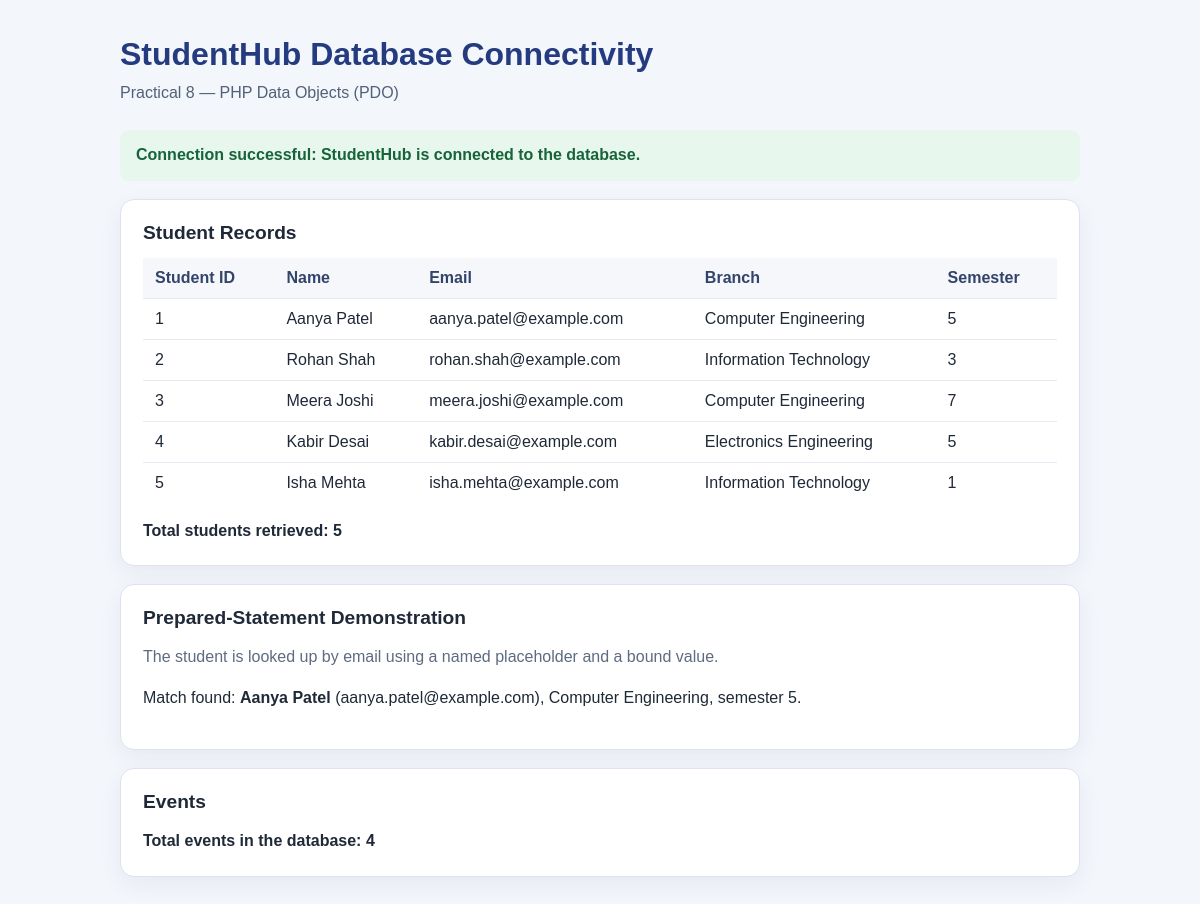
The page /test_connection.php on the database its author committed.
### tables this page shows
CREATE TABLE IF NOT EXISTS students (
    student_id INT UNSIGNED NOT NULL AUTO_INCREMENT,
    full_name VARCHAR(100) NOT NULL,
    email VARCHAR(254) NOT NULL,
    branch VARCHAR(100) NOT NULL,
    semester TINYINT UNSIGNED NOT NULL,
    PRIMARY KEY (student_id),
    UNIQUE KEY uq_students_email (email),
    CONSTRAINT chk_students_semester CHECK (semester BETWEEN 1 AND 12)
);

### test_connection.php (the view, shortened to what this page needs)
<?php
$students = [];
$studentCount = 0;
$eventCount = 0;
$matchedStudent = null;
$connectionError = null;
$connectionSucceeded = false;
$studentQuerySucceeded = false;
$eventQuerySucceeded = false;
$demoQuerySucceeded = false;
$demoEmail = 'aanya.patel@example.com';
try {
    require_once __DIR__ . '/db.php';
    $connectionSucceeded = true;
    $studentStatement = $pdo->prepare(
        'SELECT student_id, full_name, email, branch, semester
         FROM students
         ORDER BY student_id'
    );
    $studentStatement->execute();
    $students = $studentStatement->fetchAll();
    $studentCount = count($students);
    $studentQuerySucceeded = true;
    $eventStatement = $pdo->prepare('SELECT COUNT(*) FROM events');
    $eventStatement->execute();
    $eventCount = (int) $eventStatement->fetchColumn();
    $eventQuerySucceeded = true;
    $emailStatement = $pdo->prepare(
        'SELECT student_id, full_name, email, branch, semester
         FROM students
         WHERE email = :email'
    );
    $emailStatement->bindValue(':email', $demoEmail, PDO::PARAM_STR);
    $emailStatement->execute();
    $matchedStudent = $emailStatement->fetch();
    $demoQuerySucceeded = true;
} catch (PDOException $exception) {
    error_log('StudentHub practical query failed: ' . $exception->getMessage());
    $queryError = 'The database was reached, but a practical query could not be completed. Check the schema and try again.';
} catch (RuntimeException $exception) {
    $connectionError = $exception->getMessage();
}
function escapeHtml($value)
{
    return htmlspecialchars((string) $value, ENT_QUOTES | ENT_SUBSTITUTE, 'UTF-8');
}
?>
<!DOCTYPE html>
<html lang="en">
<head>
</head>
<body>
<main>
    <h1>StudentHub Database Connectivity</h1>
    <p class="intro">Practical 8 — PHP Data Objects (PDO)</p>
    <?php if ($connectionSucceeded): ?>
        <p class="status success">Connection successful: StudentHub is connected to the database.</p>
    <?php elseif ($connectionError !== null): ?>
        <p class="status error"><?= escapeHtml($connectionError) ?></p>
        <p class="muted">Check that Apache and MySQL are running, the schema has been imported, and the settings in <code>db.php</code> match your XAMPP MySQL setup.</p>
    <?php endif; ?>
    <?php if ($connectionSucceeded): ?>
        <section class="card">
            <h2>Student Records</h2>
            <?php if (!$studentQuerySucceeded): ?>
                <p class="muted">Student records could not be retrieved.</p>
            <?php elseif ($studentCount > 0): ?>
                <div class="table-wrap">
                    <table>
                        <thead>
                            <tr>
                                <th>Student ID</th>
                                <th>Name</th>
                                <th>Email</th>
                                <th>Branch</th>
                                <th>Semester</th>
                            </tr>
                        </thead>
                        <tbody>
                        <?php foreach ($students as $student): ?>
                            <tr>
                                <td><?= escapeHtml($student['student_id']) ?></td>
                                <td><?= escapeHtml($student['full_name']) ?></td>
                                <td><?= escapeHtml($student['email']) ?></td>
                                <td><?= escapeHtml($student['branch']) ?></td>
                                <td><?= escapeHtml($student['semester']) ?></td>
                            </tr>
                        <?php endforeach; ?>
                        </tbody>
                    </table>
                </div>
                <p class="count">Total students retrieved: <?= escapeHtml($studentCount) ?></p>
            <?php else: ?>
                <p class="muted">There are no student records yet. Import the sample data using <code>schema.sql</code>.</p>
                <p class="count">Total students retrieved: 0</p>
            <?php endif; ?>
        </section>
        <section class="card">
            <h2>Prepared-Statement Demonstration</h2>
            <p class="muted">The student is looked up by email using a named placeholder and a bound value.</p>
            <?php if (!$demoQuerySucceeded): ?>
                <p class="muted">The prepared-statement lookup could not be completed.</p>
            <?php elseif ($matchedStudent): ?>
                <p>
                    Match found:
                    <strong><?= escapeHtml($matchedStudent['full_name']) ?></strong>
                    (<?= escapeHtml($matchedStudent['email']) ?>),
                    <?= escapeHtml($matchedStudent['branch']) ?>,
                    semester <?= escapeHtml($matchedStudent['semester']) ?>.
                </p>
            <?php else: ?>
                <p class="muted">No student matched the demonstration email <?= escapeHtml($demoEmail) ?>.</p>
            <?php endif; ?>
        </section>
        <section class="card">
            <h2>Events</h2>
            <?php if ($eventQuerySucceeded): ?>
                <p class="count">Total events in the database: <?= escapeHtml($eventCount) ?></p>
            <?php else: ?>
                <p class="muted">The event count could not be retrieved.</p>
            <?php endif; ?>
        </section>
    <?php endif; ?>
</main>
</body>
</html>

### test_connection.php (style rules this page uses)
:root { color-scheme: light; font-family: Arial, Helvetica, sans-serif; color: #1f2937; background: #f3f6fb; }
* { box-sizing: border-box; }
body { margin: 0; padding: 36px 18px; }
main { width: min(100%, 960px); margin: 0 auto; }
h1 { margin: 0 0 8px; color: #243b80; }
h2 { margin: 0 0 14px; font-size: 1.2rem; }
p { line-height: 1.55; }
.intro { margin: 0 0 24px; color: #526078; }
.card { margin: 18px 0; padding: 22px; overflow: hidden; background: #fff; border: 1px solid #dce3ef; border-radius: 14px; box-shadow: 0 8px 24px rgba(31, 50, 87, .06); }
.status { padding: 13px 16px; border-radius: 9px; font-weight: 700; }
.success { color: #17633a; background: #e8f7ee; }
.muted { color: #5e6b80; }
.table-wrap { overflow-x: auto; }
table { width: 100%; border-collapse: collapse; text-align: left; }
th, td { padding: 11px 12px; border-bottom: 1px solid #e5eaf2; }
th { color: #33446b; background: #f5f7fb; }
tbody tr:last-child td { border-bottom: 0; }
.count { margin-bottom: 0; font-weight: 700; }

### rows shown on the page
students: student_id "1", full_name "Aanya Patel", email "aanya.patel@example.com", branch "Computer Engineering", semester "5"
students: student_id "2", full_name "Rohan Shah", email "rohan.shah@example.com", branch "Information Technology", semester "3"
students: student_id "3", full_name "Meera Joshi", email "meera.joshi@example.com", branch "Computer Engineering", semester "7"
students: student_id "4", full_name "Kabir Desai", email "kabir.desai@example.com", branch "Electronics Engineering", semester "5"
students: student_id "5", full_name "Isha Mehta", email "isha.mehta@example.com", branch "Information Technology", semester "1"

### other values the page prints
escapeHtml($studentCount) "5"
escapeHtml($eventCount) "4"
